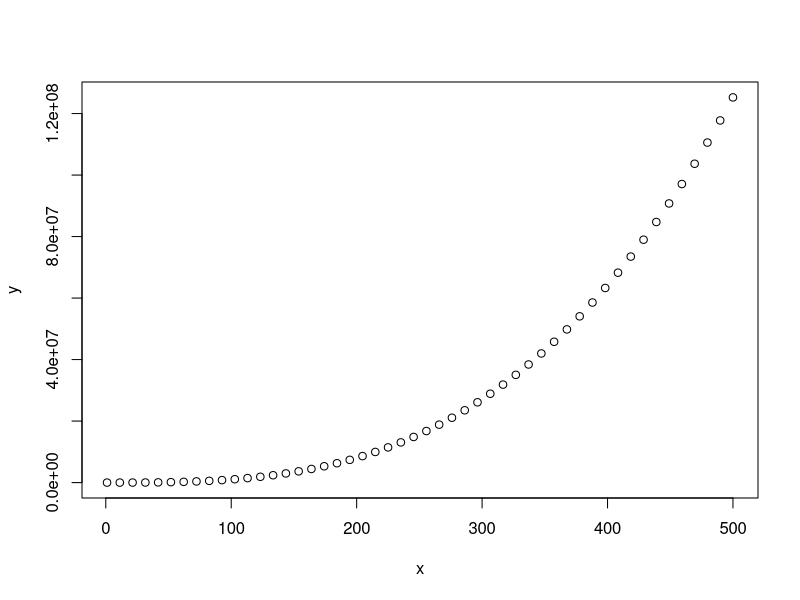

Reproduce this figure in R. (Note: this script raises an error after producing the figure.)
# week 4 lecture notes: Calculation of Linear Models"

# lecture notes: Collinearity

# rank of a matrix (e.g. design matrix)
set.seed(1)
Sex <- c(0,0,0,0,1,1,1,1)
A <- c(1,1,0,0,0,0,0,0)
B <- c(0,0,1,1,0,0,0,0)
C <- c(0,0,0,0,1,1,0,0)
D <- c(0,0,0,0,0,0,1,1)
X <- model.matrix(~ Sex + A + B + C + D - 1)
cat("ncol=",ncol(X), "rank=", qr(X)$rank, "\n")


# solve such collinearity issue with correct experiment design: 
# balance sex and treatmetn by assigning 1 female and 1 male to each of the four treatments
Sex <- c(0,1,0,1,0,1,0,1)
A <- c(1,1,0,0,0,0,0,0)
B <- c(0,0,1,1,0,0,0,0)
C <- c(0,0,0,0,1,1,0,0)
D <- c(0,0,0,0,0,0,1,1)
X <- model.matrix(~ Sex + A + B + C + D - 1)
cat("ncol=",ncol(X), "rank=", qr(X)$rank, "\n")

# lecture notes: QR decomposition

set.seed(1)
n <- 50; M <- 500
x <- seq(from = 1,to = M, length.out = n)
X <- cbind(1,x,x^2,x^3)
beta <- matrix(data = c(1,1,1,1), nrow = 4, ncol = 1)
# compute outcome y using x times beta plus random normal noise epsilon
y <- X %*% beta + rnorm(n = n, sd = 1)
# plot data
plot(x,y)

# solve X'X (X' denoting X transposed)
solve(crossprod(X))
# we get an error. becuase below we see, the values in crossprod(X) have very different numbers (in terms of magnitude)
head(crossprod(X)) 
log10(crossprod(X))

# solution that permits to compute the inverse of X'X

# compute QR matrices using qr()
QR <- qr(X)
Q <- qr.Q(QR)
R <- qr.R(QR)
# compute beta using backsolve function
betahat <- backsolve(r = R, x = crossprod(Q,y))
# alternatively 
betahat_alt1 <- solve(R) %*% t(Q) %*% y
betahat_alt2 <- solve(R) %*% crossprod(Q,y)

# use R built-in function to get beta estimates directly
betahat <- solve.qr(QR, y)

#fitted <- Q %*% t(X) %*% y
# alternatively
fitted <- tcrossprod(Q) %*% y

# plot fitted and original data
plot(x,y)
lines(x,fitted,col=2)

# now let us compute the Standard Error

df <- length(y) - QR$rank # compute degrees of freedom: sample size - rank of design matrix used for fitting
residuals <- y - fitted
squared_residuals <- residuals^2
sigma2 <- sum(squared_residuals)/df
var <- sigma2*chol2inv(QR$qr) # here: chol2inv(QR$qr) gives use the value of (X'X)^(-1)
# the diagonal contains the variance of each of the betas
SE <- sqrt(diag(var))
cbind(betahat, SE)
# all these computations can be done directly with lm() R function
summary(lm(y ~ X-1)) # remove 1 because the design matrix X already includes the intercept
# OBSERVATION: SAME RESULT FOR MANUAL AND AUTOMATED METHOD USING lm() R function